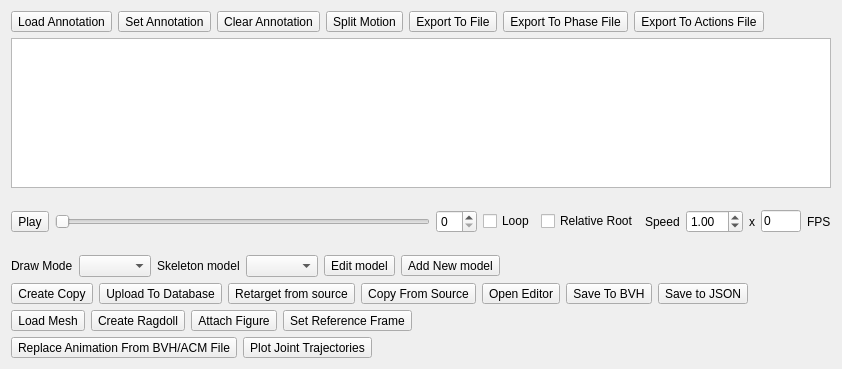
<?xml version="1.0" encoding="UTF-8"?>
<ui version="4.0">
 <class>Form</class>
 <widget class="QWidget" name="Form">
  <property name="geometry">
   <rect>
    <x>0</x>
    <y>0</y>
    <width>842</width>
    <height>369</height>
   </rect>
  </property>
  <property name="windowTitle">
   <string>Form</string>
  </property>
  <layout class="QVBoxLayout" name="verticalLayout">
   <item>
    <layout class="QHBoxLayout" name="horizontalLayout">
     <item>
      <widget class="QToolButton" name="loadAnnotationButton">
       <property name="text">
        <string>Load Annotation</string>
       </property>
      </widget>
     </item>
     <item>
      <widget class="QToolButton" name="setAnnotationButton">
       <property name="text">
        <string>Set Annotation</string>
       </property>
      </widget>
     </item>
     <item>
      <widget class="QToolButton" name="clearAnnotationButton">
       <property name="text">
        <string>Clear Annotation</string>
       </property>
      </widget>
     </item>
     <item>
      <widget class="QToolButton" name="splitMotionButton">
       <property name="text">
        <string>Split Motion</string>
       </property>
      </widget>
     </item>
     <item>
      <widget class="QToolButton" name="saveAnnotationButton">
       <property name="text">
        <string>Export To File</string>
       </property>
      </widget>
     </item>
     <item>
      <widget class="QToolButton" name="exportAnnotationsToPhaseButton">
       <property name="text">
        <string>Export To Phase File</string>
       </property>
      </widget>
     </item>
     <item>
      <widget class="QToolButton" name="exportAnnotationsToActionsButton">
       <property name="text">
        <string>Export To Actions File</string>
       </property>
      </widget>
     </item>
     <item>
      <spacer name="horizontalSpacer">
       <property name="orientation">
        <enum>Qt::Horizontal</enum>
       </property>
       <property name="sizeHint" stdset="0">
        <size>
         <width>40</width>
         <height>20</height>
        </size>
       </property>
      </spacer>
     </item>
    </layout>
   </item>
   <item>
    <widget class="TimeLineLabelView" name="labelView">
     <property name="maximumSize">
      <size>
       <width>16777215</width>
       <height>150</height>
      </size>
     </property>
    </widget>
   </item>
   <item>
    <layout class="QHBoxLayout" name="playerBar">
     <item>
      <widget class="QToolButton" name="animationToggleButton">
       <property name="text">
        <string>Play</string>
       </property>
      </widget>
     </item>
     <item>
      <widget class="QSlider" name="animationFrameSlider">
       <property name="orientation">
        <enum>Qt::Horizontal</enum>
       </property>
      </widget>
     </item>
     <item>
      <widget class="QSpinBox" name="animationFrameSpinBox"/>
     </item>
     <item>
      <widget class="QCheckBox" name="loopAnimationCheckBox">
       <property name="text">
        <string>Loop</string>
       </property>
       <property name="checked">
        <bool>false</bool>
       </property>
      </widget>
     </item>
     <item>
      <widget class="QCheckBox" name="relativeRootCheckBox">
       <property name="text">
        <string>Relative Root</string>
       </property>
      </widget>
     </item>
     <item>
      <widget class="QLabel" name="label_2">
       <property name="text">
        <string>Speed</string>
       </property>
      </widget>
     </item>
     <item>
      <widget class="QDoubleSpinBox" name="animationSpeedDoubleSpinBox">
       <property name="singleStep">
        <double>0.100000000000000</double>
       </property>
       <property name="value">
        <double>1.000000000000000</double>
       </property>
      </widget>
     </item>
     <item>
      <widget class="QLabel" name="label_3">
       <property name="text">
        <string>x</string>
       </property>
      </widget>
     </item>
     <item>
      <widget class="QLineEdit" name="fpsLineEdit">
       <property name="maximumSize">
        <size>
         <width>40</width>
         <height>16777215</height>
        </size>
       </property>
       <property name="text">
        <string>0</string>
       </property>
      </widget>
     </item>
     <item>
      <widget class="QLabel" name="label_5">
       <property name="text">
        <string>FPS</string>
       </property>
      </widget>
     </item>
    </layout>
   </item>
   <item>
    <layout class="QHBoxLayout" name="horizontalLayout_2">
     <item>
      <widget class="QLabel" name="label">
       <property name="text">
        <string>Draw Mode</string>
       </property>
      </widget>
     </item>
     <item>
      <widget class="QComboBox" name="drawModeComboBox"/>
     </item>
     <item>
      <widget class="QLabel" name="label_4">
       <property name="text">
        <string>Skeleton model</string>
       </property>
      </widget>
     </item>
     <item>
      <widget class="QComboBox" name="skeletonModelComboBox"/>
     </item>
     <item>
      <widget class="QToolButton" name="editSkeletonModelButton">
       <property name="text">
        <string>Edit model</string>
       </property>
      </widget>
     </item>
     <item>
      <widget class="QToolButton" name="addNewSkeletonModelButton">
       <property name="text">
        <string>Add New model</string>
       </property>
      </widget>
     </item>
     <item>
      <spacer name="horizontalSpacer_2">
       <property name="orientation">
        <enum>Qt::Horizontal</enum>
       </property>
       <property name="sizeHint" stdset="0">
        <size>
         <width>40</width>
         <height>20</height>
        </size>
       </property>
      </spacer>
     </item>
    </layout>
   </item>
   <item>
    <layout class="QHBoxLayout" name="horizontalLayout_3">
     <item>
      <widget class="QToolButton" name="createCopyButton">
       <property name="text">
        <string>Create Copy</string>
       </property>
      </widget>
     </item>
     <item>
      <widget class="QToolButton" name="uploadToDBButton">
       <property name="text">
        <string>Upload To Database</string>
       </property>
      </widget>
     </item>
     <item>
      <widget class="QToolButton" name="retargetFromSourceButton">
       <property name="text">
        <string>Retarget from source</string>
       </property>
      </widget>
     </item>
     <item>
      <widget class="QToolButton" name="copyFromSourceButton">
       <property name="text">
        <string>Copy From Source</string>
       </property>
      </widget>
     </item>
     <item>
      <widget class="QToolButton" name="openEditorButton">
       <property name="text">
        <string>Open Editor</string>
       </property>
      </widget>
     </item>
     <item>
      <widget class="QToolButton" name="saveToBVHFileButton">
       <property name="text">
        <string>Save To BVH</string>
       </property>
      </widget>
     </item>
     <item>
      <widget class="QToolButton" name="saveToJSONFileButton">
       <property name="text">
        <string>Save to JSON</string>
       </property>
      </widget>
     </item>
     <item>
      <spacer name="horizontalSpacer_3">
       <property name="orientation">
        <enum>Qt::Horizontal</enum>
       </property>
       <property name="sizeHint" stdset="0">
        <size>
         <width>40</width>
         <height>20</height>
        </size>
       </property>
      </spacer>
     </item>
    </layout>
   </item>
   <item>
    <layout class="QHBoxLayout" name="horizontalLayout_4">
     <item>
      <widget class="QToolButton" name="loadAnimatedMeshButton">
       <property name="text">
        <string>Load Mesh</string>
       </property>
      </widget>
     </item>
     <item>
      <widget class="QToolButton" name="createRagdollButton">
       <property name="text">
        <string>Create Ragdoll</string>
       </property>
      </widget>
     </item>
     <item>
      <widget class="QToolButton" name="attachFigureButton">
       <property name="text">
        <string>Attach Figure</string>
       </property>
      </widget>
     </item>
     <item>
      <widget class="QToolButton" name="setReferenceFrameButton">
       <property name="text">
        <string>Set Reference Frame</string>
       </property>
      </widget>
     </item>
     <item>
      <spacer name="horizontalSpacer_4">
       <property name="orientation">
        <enum>Qt::Horizontal</enum>
       </property>
       <property name="sizeHint" stdset="0">
        <size>
         <width>40</width>
         <height>20</height>
        </size>
       </property>
      </spacer>
     </item>
    </layout>
   </item>
   <item>
    <layout class="QHBoxLayout" name="horizontalLayout_5">
     <item>
      <widget class="QToolButton" name="replaceAnimationButton">
       <property name="text">
        <string>Replace Animation From BVH/ACM File</string>
       </property>
      </widget>
     </item>
     <item>
      <widget class="QToolButton" name="plotJointsButton">
       <property name="text">
        <string>Plot Joint Trajectories</string>
       </property>
      </widget>
     </item>
     <item>
      <spacer name="horizontalSpacer_5">
       <property name="orientation">
        <enum>Qt::Horizontal</enum>
       </property>
       <property name="sizeHint" stdset="0">
        <size>
         <width>40</width>
         <height>20</height>
        </size>
       </property>
      </spacer>
     </item>
    </layout>
   </item>
  </layout>
 </widget>
 <customwidgets>
  <customwidget>
   <class>TimeLineLabelView</class>
   <extends>QGraphicsView</extends>
   <header>tool/core/widgets/time_line_label_view</header>
  </customwidget>
 </customwidgets>
 <resources/>
 <connections/>
</ui>
